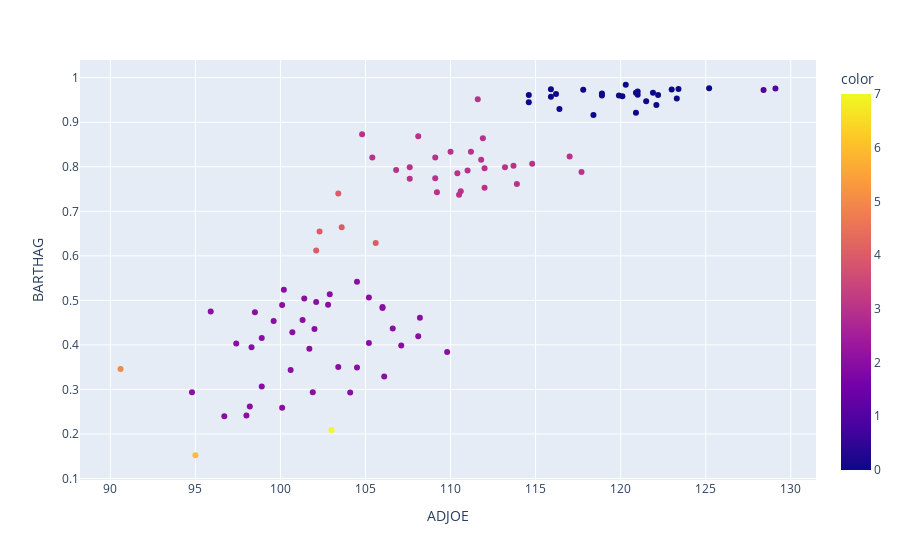

Notebook cell for this chart:
### Markdown cell above
And we crash and burn as the outliers want to have their own connected component. First let's try increasing k.

### Code cell
X = df2.loc[:, ['ADJOE', 'BARTHAG']]

from sklearn.preprocessing import StandardScaler
scaler = StandardScaler()
X_standardized = scaler.fit_transform(X)
X_standardized_df = pd.DataFrame(X_standardized, columns=X.columns)

labels = postprocess(*kruskal_clustering(X_standardized_df, k = 8))

# create a scatter plot of the data colored by the cluster labels
fig = px.scatter(df2, x='ADJOE', y='BARTHAG', color=labels, hover_data=['TEAM'])
fig.show()

### Figure 1 — Plotly figure (JSON) as saved in the notebook; plotly's stock layout.template omitted (floating-point values rounded to 4 significant figures)
{"data": [{"customdata": [["North Carolina"], ["Wisconsin"], ["Gonzaga"], ["Duke"], ["Virginia"], ["North Carolina"], ["Villanova"], ["Louisville"], ["Virginia"], ["Duke"], ["Kansas"], ["Kansas"], ["Oregon"], ["Gonzaga"], ["Arizona"], ["Kansas"], ["Kentucky"], ["Florida"], ["UMBC"], ["Villanova"], ["Villanova"], ["Xavier"], ["Liberty"], ["Middle Tennessee"], ["Yale"], ["Murray St."], ["Arkansas Little Rock"], ["Wichita St."], ["Harvard"], ["North Dakota St."], ["Stephen F. Austin"], ["Gonzaga"], ["California"], ["Mississippi"], ["Davidson"], ["Virginia"], ["Florida Gulf Coast"], ["Coastal Carolina"], ["Radford"], ["Gardner Webb"], ["UC Davis"], ["UNC Wilmington"], ["Princeton"], ["Penn"], ["Iona"], ["Buffalo"], ["Hampton"], ["Hampton"], ["Wyoming"], ["Nevada"], ["Robert Morris"], ["Mount St. Mary's"], ["Fairleigh Dickinson"], ["Austin Peay"], ["Murray St."], ["Lafayette"], ["Holy Cross"], ["Wofford"], ["Chattanooga"], ["Stephen F. Austin"], ["South Dakota St."], ["South Dakota St."], ["South Dakota St."], ["North Dakota St."], ["Texas Southern"], ["Texas Southern"], ["New Mexico St."], ["New Mexico St."], ["North Carolina St."], ["Albany"], ["Cal Poly"], ["Coastal Carolina"], ["Weber St."], ["Akron"], ["Western Kentucky"], ["North Carolina A&T"], ["Southern"], ["James Madison"], ["North Florida"], ["Manhattan"], ["North Carolina Central"], ["North Carolina Central"], ["North Carolina Central"], ["Fairleigh Dickinson"], ["LIU Brooklyn"], ["New Orleans"], ["Southern"], ["Prairie View A&M"], ["Xavier"], ["Mount St. Mary's"], ["Texas Southern"], ["LIU Brooklyn"], ["Liberty"], ["North Carolina"], ["Oregon"], ["Virginia"], ["Indiana"], ["Kansas"], ["Oregon"]], "hovertemplate": "ADJOE=%{x}<br>BARTHAG=%{y}<br>TEAM=%{customdata[0]}<br>color=%{marker.color}<extra></extra>", "legendgroup": "", "marker": {"color": [0, 1, 0, 0, 0, 0, 1, 0, 0, 0, 0, 0, 0, 0, 0, 0, 0, 0, 2, 0, 0, 0, 3, 3, 3, 3, 3, 0, 3, 3, 3, 0, 3, 3, 3, 0, 2, 2, 2, 2, 2, 3, 3, 4, 2, 3, 2, 2, 4, 3, 2, 2, 2, 2, 3, 2, 2, 4, 4, 3, 3, 2, 3, 2, 2, 2, 3, 3, 3, 2, 2, 2, 2, 4, 2, 5, 2, 2, 2, 2, 2, 6, 2, 7, 2, 2, 2, 2, 3, 2, 2, 2, 2, 0, 3, 0, 0, 3, 3], "coloraxis": "coloraxis", "symbol": "circle"}, "mode": "markers", "name": "", "orientation": "v", "showlegend": false, "type": "scatter", "x": [123.3, 129.1, 117.8, 125.2, 123, 121, 128.4, 115.9, 119.9, 118.9, 120.9, 121.5, 118.4, 123.4, 116.2, 122.1, 120.3, 115.9, 102.1, 121.9, 122.2, 120.9, 109.2, 111.2, 109.1, 110.4, 107.6, 116.4, 111.9, 113.9, 112, 118.9, 105.4, 110, 117, 114.6, 102.9, 104.5, 101.3, 106, 97.4, 117.7, 107.6, 103.6, 105.2, 109.1, 94.8, 98.2, 102.1, 113.7, 100.7, 98.9, 104.5, 103.4, 110.6, 109.8, 96.7, 102.3, 105.6, 111, 110.5, 108.2, 113.2, 106.6, 100.6, 104.1, 106.8, 111.8, 114.8, 102.8, 102, 98.3, 106, 103.4, 100.1, 90.6, 95.9, 98.5, 105.2, 100.2, 101.4, 95, 98, 103, 101.9, 99.6, 98.9, 101.7, 112, 107.1, 106.1, 108.1, 100.1, 120.1, 108.1, 114.6, 121, 111.6, 104.8], "xaxis": "x", "y": [0.9531, 0.9758, 0.9728, 0.9764, 0.9736, 0.9615, 0.9725, 0.9743, 0.96, 0.9646, 0.9662, 0.9472, 0.9163, 0.9744, 0.9636, 0.9385, 0.9842, 0.9575, 0.4963, 0.9663, 0.9611, 0.9211, 0.7428, 0.8339, 0.8209, 0.7852, 0.7732, 0.9295, 0.8641, 0.7613, 0.7527, 0.9599, 0.8211, 0.834, 0.823, 0.9612, 0.5136, 0.5417, 0.4559, 0.4852, 0.4033, 0.7881, 0.7989, 0.6644, 0.4044, 0.7742, 0.2939, 0.2615, 0.6121, 0.8021, 0.4286, 0.4155, 0.3494, 0.3501, 0.7449, 0.3839, 0.2398, 0.6547, 0.6286, 0.7919, 0.737, 0.4612, 0.7989, 0.4369, 0.3437, 0.293, 0.7927, 0.8155, 0.8066, 0.49, 0.4356, 0.3946, 0.4831, 0.7402, 0.4895, 0.3459, 0.475, 0.4736, 0.5063, 0.5238, 0.5043, 0.1522, 0.2414, 0.209, 0.2937, 0.4538, 0.3065, 0.3911, 0.7965, 0.3986, 0.3293, 0.4195, 0.2591, 0.9582, 0.8687, 0.9449, 0.9692, 0.9514, 0.8728], "yaxis": "y"}], "layout": {"coloraxis": {"colorbar": {"title": {"text": "color"}}, "colorscale": [[0, "#0d0887"], [0.1111, "#46039f"], [0.2222, "#7201a8"], [0.3333, "#9c179e"], [0.4444, "#bd3786"], [0.5556, "#d8576b"], [0.6667, "#ed7953"], [0.7778, "#fb9f3a"], [0.8889, "#fdca26"], [1, "#f0f921"]]}, "legend": {"tracegroupgap": 0}, "margin": {"t": 60}, "xaxis": {"anchor": "y", "domain": [0, 1], "title": {"text": "ADJOE"}}, "yaxis": {"anchor": "x", "domain": [0, 1], "title": {"text": "BARTHAG"}}}}
